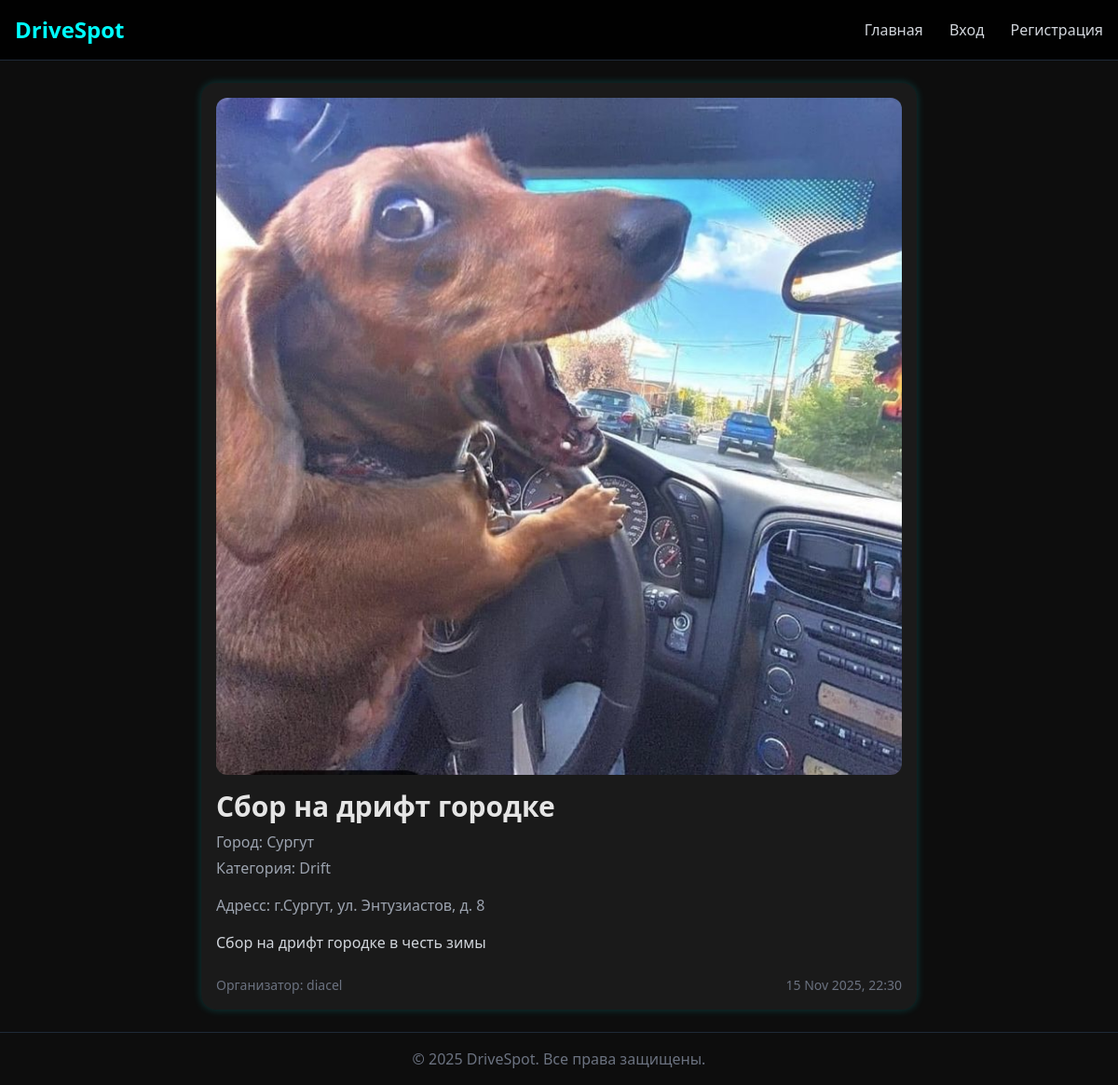
/1/, run on the app's committed database.
### events/models.py (models this page shows)
class Event(models.Model):
    title = models.CharField(max_length=200)
    description = models.TextField(blank=True)
    city = models.ForeignKey(City, on_delete=models.CASCADE)
    category = models.ForeignKey(Category, on_delete=models.SET_NULL, null=True, blank=True)
    organizer = models.ForeignKey(UserProfile, on_delete=models.CASCADE, related_name='organized_events')
    date = models.DateTimeField()
    location = models.CharField(max_length=255, blank=True)
    cover_image = models.ImageField(upload_to='event_covers/', null=True, blank=True)
    max_participants = models.PositiveIntegerField(null=True, blank=True)
    participants = models.ManyToManyField(UserProfile, related_name='events_participated', blank=True)
    is_public = models.BooleanField(default=True)
    created_at = models.DateTimeField(auto_now_add=True)

class Category(models.Model):
    name = models.CharField(max_length=50)
    slug = models.SlugField(max_length=60, unique=True)

### users/models.py (models this page shows, shortened)
class City(models.Model):
    name = models.CharField(max_length=150, unique=True)
    slug = models.SlugField(max_length=160, unique=True)

class UserProfile(AbstractUser):
    city = models.ForeignKey(City, on_delete=models.SET_NULL, null=True, blank=True)
    avatar = models.ImageField(upload_to='avatars/', null=True, blank=True)
    bio = models.TextField(blank=True)
    car_info = models.CharField(max_length=255, blank=True)
    rating = models.FloatField(default=0)
    is_organizer = models.BooleanField(default=False)
    badges = models.JSONField(default=list, blank=True) # простая структура для бейджей

### events/views.py (the view)
# urls.py: path('<int:pk>/', views.event_detail, name='event_detail'),
def event_detail(request, pk):
    event = get_object_or_404(Event, pk=pk)
    return render(request,'events/event_detail.html',{'event':event})

### templates/events/event_detail.html (shortened to what this page needs)
{% extends 'base.html' %}
{% block content %}
<div class="card max-w-3xl mx-auto">
  {% if event.cover_image %}
    <img src="{{ event.cover_image.url }}" class="rounded-xl mb-4">
  {% endif %}
  <h1 class="text-3xl font-bold mb-2">{{ event.title }}</h1>
  <p class="text-gray-400 mb-1">Город: {{ event.city.name }}</p>
  <p class="text-gray-400 mb-4">Категория: {{ event.category.name }}</p>
  <p class="text-gray-400 mb-4">Адресс: {{ event.location }}</p>
  <p class="text-gray-300 mb-6 whitespace-pre-line">{{ event.description }}</p>
  <div class="flex justify-between items-center">
    <p class="text-sm text-gray-500">Организатор: {{ event.organizer.username }}</p>
    <p class="text-sm text-gray-500">{{ event.date|date:'d M Y, H:i' }}</p>
  </div>
</div>
{% endblock %}

### templates/base.html (style rules this page uses)
body { background-color: #0d0d0d; color: #e5e5e5; }
.card { background: #1a1a1a; border-radius: 1rem; padding: 1rem; box-shadow: 0 0 10px #00ffff33; }

### data on the page
Event: cover_image (picture), title "Сбор на дрифт городке", city.name "Сургут", category.name "Drift", location "г.Сургут, ул. Энтузиастов, д. 8", description "Сбор на дрифт городке в честь зимы", organizer.username "diacel", date "15 Nov 2025, 22:30"
